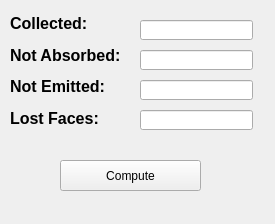
<?xml version="1.0" encoding="UTF-8"?>
<ui version="4.0">
 <class>MainWindow</class>
 <widget class="QMainWindow" name="MainWindow">
  <property name="geometry">
   <rect>
    <x>0</x>
    <y>0</y>
    <width>275</width>
    <height>224</height>
   </rect>
  </property>
  <property name="sizePolicy">
   <sizepolicy hsizetype="Fixed" vsizetype="Fixed">
    <horstretch>0</horstretch>
    <verstretch>0</verstretch>
   </sizepolicy>
  </property>
  <property name="windowTitle">
   <string>IgorPro</string>
  </property>
  <property name="toolButtonStyle">
   <enum>Qt::ToolButtonTextOnly</enum>
  </property>
  <property name="animated">
   <bool>true</bool>
  </property>
  <widget class="QWidget" name="centralwidget">
   <widget class="QPushButton" name="ComputeButton">
    <property name="geometry">
     <rect>
      <x>60</x>
      <y>160</y>
      <width>141</width>
      <height>31</height>
     </rect>
    </property>
    <property name="acceptDrops">
     <bool>false</bool>
    </property>
    <property name="text">
     <string>Compute</string>
    </property>
    <property name="checkable">
     <bool>false</bool>
    </property>
   </widget>
   <widget class="QLineEdit" name="lineEdit">
    <property name="enabled">
     <bool>true</bool>
    </property>
    <property name="geometry">
     <rect>
      <x>140</x>
      <y>20</y>
      <width>113</width>
      <height>20</height>
     </rect>
    </property>
   </widget>
   <widget class="QLineEdit" name="lineEdit_2">
    <property name="enabled">
     <bool>true</bool>
    </property>
    <property name="geometry">
     <rect>
      <x>140</x>
      <y>50</y>
      <width>113</width>
      <height>20</height>
     </rect>
    </property>
   </widget>
   <widget class="QLineEdit" name="lineEdit_3">
    <property name="enabled">
     <bool>true</bool>
    </property>
    <property name="geometry">
     <rect>
      <x>140</x>
      <y>110</y>
      <width>113</width>
      <height>20</height>
     </rect>
    </property>
   </widget>
   <widget class="QLineEdit" name="lineEdit_4">
    <property name="enabled">
     <bool>true</bool>
    </property>
    <property name="geometry">
     <rect>
      <x>140</x>
      <y>80</y>
      <width>113</width>
      <height>20</height>
     </rect>
    </property>
   </widget>
   <widget class="QWidget" name="layoutWidget">
    <property name="geometry">
     <rect>
      <x>10</x>
      <y>10</y>
      <width>119</width>
      <height>121</height>
     </rect>
    </property>
    <layout class="QVBoxLayout" name="verticalLayout">
     <item>
      <widget class="QLabel" name="label">
       <property name="font">
        <font>
         <pointsize>12</pointsize>
         <weight>75</weight>
         <bold>true</bold>
        </font>
       </property>
       <property name="text">
        <string>Collected:</string>
       </property>
      </widget>
     </item>
     <item>
      <widget class="QLabel" name="label_2">
       <property name="font">
        <font>
         <pointsize>12</pointsize>
         <weight>75</weight>
         <bold>true</bold>
        </font>
       </property>
       <property name="text">
        <string>Not Absorbed:</string>
       </property>
      </widget>
     </item>
     <item>
      <widget class="QLabel" name="label_3">
       <property name="font">
        <font>
         <pointsize>12</pointsize>
         <weight>75</weight>
         <bold>true</bold>
        </font>
       </property>
       <property name="text">
        <string>Not Emitted:</string>
       </property>
      </widget>
     </item>
     <item>
      <widget class="QLabel" name="label_4">
       <property name="font">
        <font>
         <pointsize>12</pointsize>
         <weight>75</weight>
         <bold>true</bold>
        </font>
       </property>
       <property name="text">
        <string>Lost Faces:</string>
       </property>
      </widget>
     </item>
    </layout>
   </widget>
  </widget>
  <widget class="QMenuBar" name="menubar">
   <property name="geometry">
    <rect>
     <x>0</x>
     <y>0</y>
     <width>275</width>
     <height>21</height>
    </rect>
   </property>
  </widget>
 </widget>
 <resources/>
 <connections>
  <connection>
   <sender>ComputeButton</sender>
   <signal>pressed()</signal>
   <receiver>MainWindow</receiver>
   <slot>updateform()</slot>
   <hints>
    <hint type="sourcelabel">
     <x>142</x>
     <y>181</y>
    </hint>
    <hint type="destinationlabel">
     <x>243</x>
     <y>181</y>
    </hint>
   </hints>
  </connection>
 </connections>
 <slots>
  <slot>updateform()</slot>
 </slots>
</ui>
